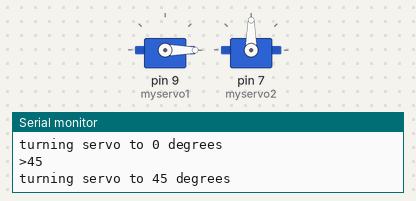
The sketch below on a simulated Arduino Uno, built with avr-gcc and run on an emulated ATmega328P. Parts: 2 × servo, the last lines printed to the serial monitor.

Above: at 0.1 s.
At 17.5 s:
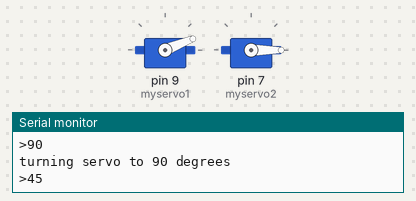
At 27.1 s:
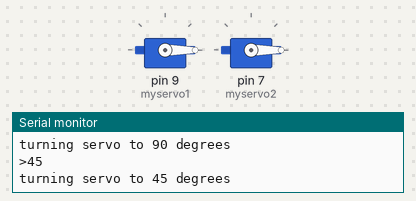
At 38.5 s:
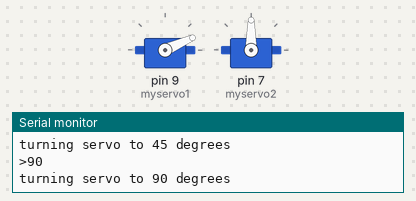
Timing chart, 0 to 40.0 s (numbered marks = the images above):
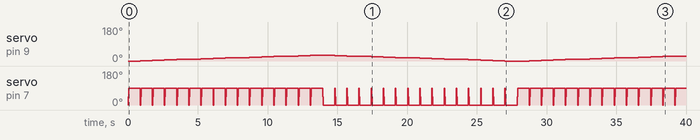

Measured:
- by itself, servo on pin 9 (myservo1): 0° → 2° at 0.87 s, → 4° 0.87 s later, → 6° 0.87 s later, → 8° 0.87 s later, … (43 changes in this stretch)

The sketch:

final_code_for_2_motors.ino
```cpp
#include <Servo.h>
Servo myservo1;
Servo myservo2;
int pos=0;
void setup()
{
Serial.begin(9600);
myservo1.attach(9);
myservo2.attach(7);
}
int state=0;
int abc=0;
int def=0;
int cba=0;
void loop()
{
for( state=0;state<=30;state+=2)
{
  Serial.print(">");
  Serial.println(state);
  Serial.print("turning servo to ");
  Serial.print(state);
  Serial.println(" degrees");
  myservo1.write(state);
  if(state>=0||state<=10){
    abc=0;
    Serial.print(">");
  Serial.println(abc);
  Serial.print("turning servo to ");
  Serial.print(abc);
  Serial.println(" degrees");
  myservo2.write(abc);}
   if(state>10||state<=20){
    abc=45;
    Serial.print(">");
  Serial.println(abc);
  Serial.print("turning servo to ");
  Serial.print(abc);
  Serial.println(" degrees");
  myservo2.write(abc);}
   if(state>20||state<=30){
    abc=90;
    Serial.print(">");
  Serial.println(abc);
  Serial.print("turning servo to ");
  Serial.print(abc);
  Serial.println(" degrees");
  myservo2.write(abc);}
  delay(800);
  }
  for( def=30;def>=0;def=def-2){
  Serial.print(">");
  Serial.println(def);
  Serial.print("turning servo to ");
  Serial.print(def);
  Serial.println(" degrees");
  myservo1.write(def);
  if(def<=30||def>20){
  cba=90;
  Serial.print(">");
  Serial.println(cba);
  Serial.print("turning servo to ");
  Serial.print(cba);
  Serial.println(" degrees");
  myservo2.write(cba);
  }
   if(def<=20||def>10){
  cba=45;
  Serial.print(">");
  Serial.println(cba);
  Serial.print("turning servo to ");
  Serial.print(cba);
  Serial.println(" degrees");
  myservo2.write(cba);
  }
   if(def<=10||def>=0){
  cba=0;
  Serial.print(">");
  Serial.println(cba);
  Serial.print("turning servo to ");
  Serial.print(cba);
  Serial.println(" degrees");
  myservo2.write(cba);
  }
  delay(800);
  }

}
```
